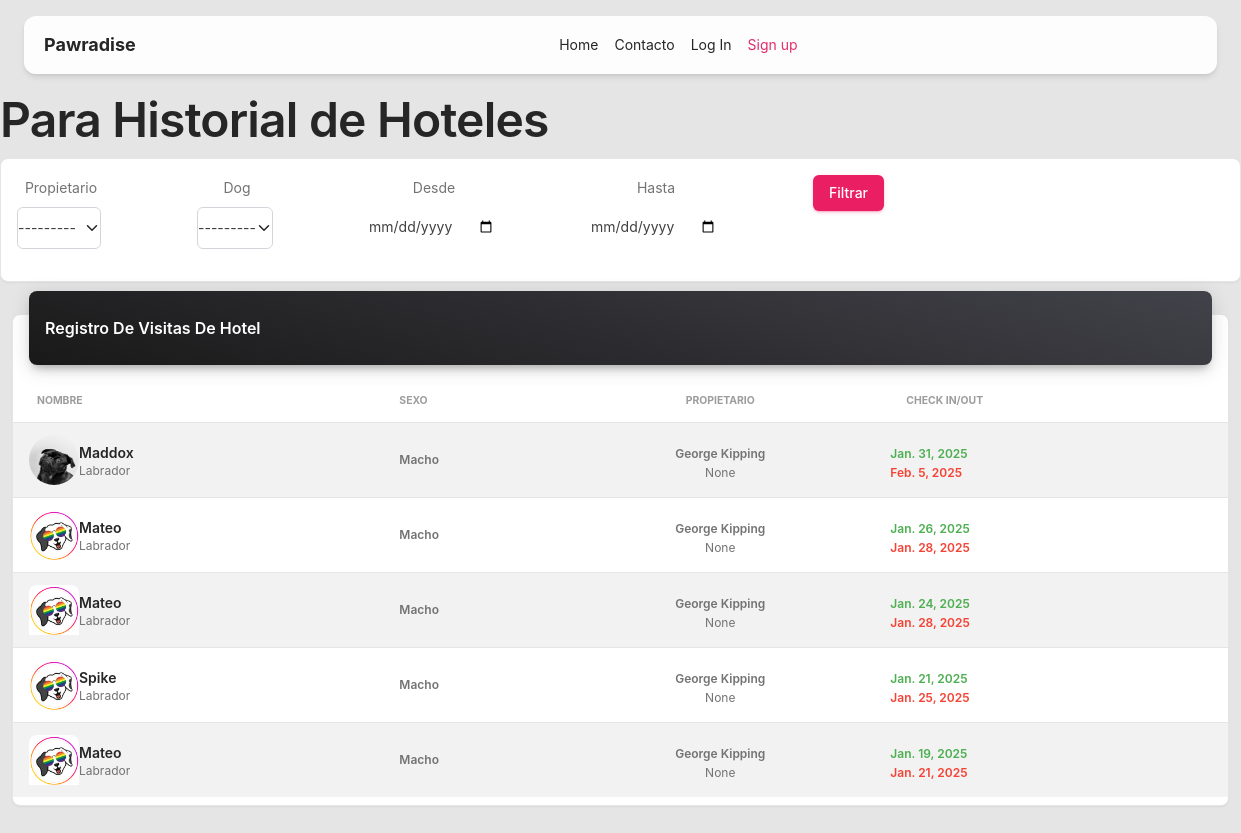
The app's page /historial_admin_hotel, older data.
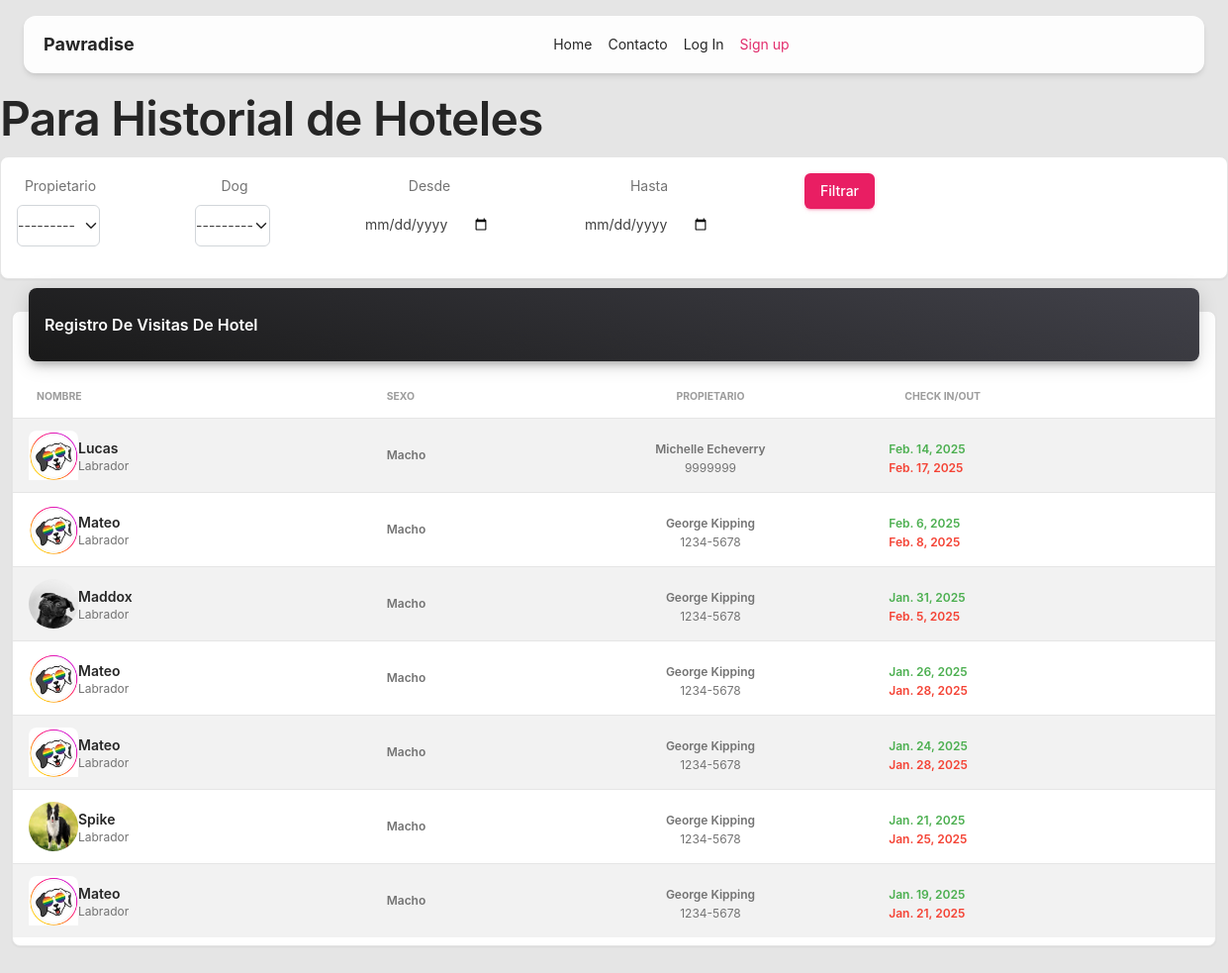
The same page, newer data.
### main/models.py (models this page shows, shortened)
class Reserves_Hotel(models.Model):
    propietario = models.ForeignKey(User,on_delete=models.CASCADE,max_length=250,null=False)
    dog = models.ForeignKey(Dogs,on_delete=models.CASCADE,max_length=250,null=False)
    fecha_in = models.DateField(default='2024-01-01')
    fecha_out = models.DateField(default='2024-01-01')
    is_checked_in = models.BooleanField(default=False)

class Dogs(models.Model):
    nombre = models.CharField(max_length=250)
    raza = models.CharField(max_length=250)
    sexo = models.CharField(max_length=20,choices=Sexo_Choices,default='macho')
    propietario = models.ForeignKey(User,on_delete=models.CASCADE,max_length=250,null=False)
    is_special = models.BooleanField(default=False)
    photo = models.ImageField(null=True, blank=True, upload_to='images/')
    vacunacion = models.ImageField(null=True, blank=True, upload_to='images/vacunacion',default=None)
    def __str__(self):
        return self.nombre

class User(AbstractUser):
    nombre = models.CharField(max_length=250)
    apellido = models.CharField(max_length=250,default='None')
    telefono = models.CharField(blank=False,max_length=25,default='9999-9999')
    email = models.EmailField(unique=True,max_length=250)
    rewards = models.IntegerField(null=False,default=0)
    available_days = models.IntegerField(null=False,default=0)
    balance = models.DecimalField(null=True,max_digits=6,decimal_places=2)
    username = models.CharField(max_length=150,blank=True)
    USERNAME_FIELD = 'email'
    REQUIRED_FIELDS = []
    def __str__(self):
        return self.nombre

### main/views.py (the view)
# urls.py: path('historial_admin_hotel',views.historial_hotel,name='historial_admin_hotel'),
def historial_hotel(request):
    users = User.objects.all()
    dogs_input = Dogs.objects.all()
    historial_Hotel = Reserves_Hotel.objects.all().order_by('-fecha_in')
    filter_hotel_reserves = Reserves_HotelFilter(request.GET, queryset=historial_Hotel)
    historial_Hotel = filter_hotel_reserves.qs
    context = {
        'filter_hotel_reserves':filter_hotel_reserves,
        'dogs_input': dogs_input,
        'user_input' : users,
        'historial_Hotel' : historial_Hotel,
    }
    return render(request,'main/historial_admin_hotel.html',context)

### main/templates/main/historial_admin_hotel.html (shortened to what this page needs)
{% extends 'index.html' %}
{% load crispy_forms_tags %}
{% block content %}
{% load static %}
<h1>Para Historial de Hoteles</h1>
<div class="row">
    <div class="col">
        <div class="card card-body">
            <form method="get" class="text-center form-inline row gx-7">
        {% for field in filter_hotel_reserves.form %}
            <div class="col-md-auto">
                {{ field|as_crispy_field }}
            </div>
        {% endfor %}
            <div class="col-md-auto">
                <button type="submit" class="btn btn-primary">Filtrar</button>
            </div>
            </form>
        </div>
    </div>
</div>
    <div class="container-fluid py-2">
      <div class="row">
        <div class="col-12">
          <div class="card my-4">
            <div class="card-header p-0 position-relative mt-n4 mx-3 z-index-2">
              <div class="bg-gradient-dark shadow-dark border-radius-lg pt-4 pb-3">
                <h6 class="text-white text-capitalize ps-3">Registro de Visitas de Hotel</h6>
              </div>
            </div>
            <div class="card-body px-0 pb-2">
              <div class="table-responsive p-0">
                <table class="table table-striped align-items-center mb-0">
                  <thead>
                    <tr>
                      <th class="text-uppercase text-secondary text-xxs font-weight-bolder opacity-7">Nombre</th>
                      <th class="text-uppercase text-secondary text-xxs font-weight-bolder opacity-7 ps-2">Sexo</th>
                      <th class="text-center text-uppercase text-secondary text-xxs font-weight-bolder opacity-7">Propietario</th>
                      <th class="ext-center text-uppercase text-secondary text-xxs font-weight-bolder opacity-7">Check In/Out</th>
                    </tr>
                  </thead>
                  <tbody>
                  {% for entry in historial_Hotel %}
                    <tr>
                      <td>
                        <div class="d-flex px-2 py-1">
                          <div>
                            {% if entry.dog.photo %}
            <img src="{{ entry.dog.photo.url }}" style="width:50px;height:50px;" class="card-img-top rounded-circle" alt="Dog_Photo">
            {% else %}
            <img src="{% static '/img/paw_logo.png' %}" style="width:50px;height:50px;" class="card-img-top " alt="Dog_No_Photo">
            {% endif %}
                          </div>
                          <div class="d-flex flex-column justify-content-center">
                            <h6 class="mb-0 text-sm">{{entry.dog}}</h6>
                            <p class="text-xs text-secondary mb-0">{{entry.dog.raza}}</p>
                          </div>
                        </div>
                      </td>
                      <td>
                        <p class="text-xs text-capitalize font-weight-bold mb-0">{{entry.dog.sexo}}</p>
                      </td>
                      <td class="align-middle text-center">
                        <span class="text-secondary text-xs font-weight-bold">{{ entry.dog.propietario }} {{ entry.dog.propietario.apellido }}</span>
                        <p class="text-xs text-secondary mb-0">{{entry.propietario.telefono}}</p>
                      </td>
                      <td>
                        <span class="text-success text-xs font-weight-bold">{{ entry.fecha_in }}</span>
                        <p class="text-xs text-danger text-capitalize font-weight-bold mb-0">{{ entry.fecha_out }}</p>
                      </td>
                    </tr>
                    {% endfor %}
                  </tbody>
                </table>
              </div>
            </div>
          </div>
        </div>
      </div>
{% endblock %}

Row changes from the older to the newer data that the page shows:
added Reserves_Hotel: dog "Lucas", dog.raza "Labrador", dog.sexo "Macho", dog.propietario "Michelle", dog.propietario.apellido "Echeverry", propietario.telefono "9999999", fecha_in "Feb. 14, 2025", fecha_out "Feb. 17, 2025"
added Reserves_Hotel: dog "Mateo", dog.raza "Labrador", dog.sexo "Macho", dog.propietario "George", dog.propietario.apellido "Kipping", propietario.telefono "1234-5678", fecha_in "Feb. 6, 2025", fecha_out "Feb. 8, 2025"
changed through a linked row, Reserves_Hotel "Jan. 31, 2025": propietario.telefono "None" → "1234-5678"
changed through a linked row, Reserves_Hotel "Jan. 26, 2025": propietario.telefono "None" → "1234-5678"
changed through a linked row, Reserves_Hotel "Jan. 24, 2025": propietario.telefono "None" → "1234-5678"
changed through a linked row, Reserves_Hotel "Jan. 25, 2025": dog.photo: picture added; propietario.telefono "None" → "1234-5678"; photo: picture removed
changed through a linked row, Reserves_Hotel "Jan. 19, 2025": propietario.telefono "None" → "1234-5678"
